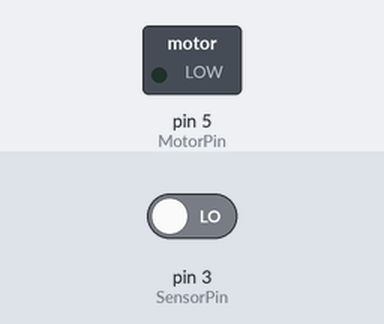
Bench run of a sketch on a simulated Arduino Uno, built with avr-gcc and run on an emulated ATmega328P. Shown: switched loads named in the sketch (green lamp = pin HIGH). Dashed ring = blinking. The test bench sets the inputs (shaded band); at power-on: pin 3 (SensorPin) LOW.

Above: at 1.2 s.
1.3 s: pin 3 (SensorPin) driven HIGH
At 2.09 s:
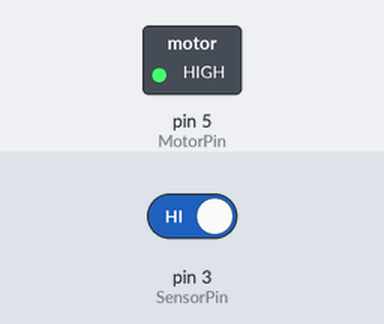
4.3 s: pin 3 (SensorPin) driven LOW
At 4.3 s:
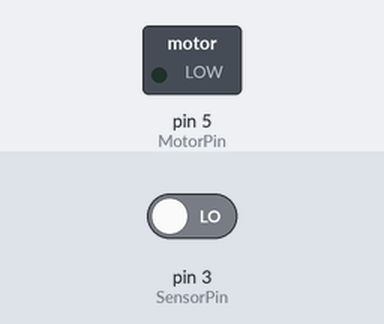
Timing chart, 0 to 7.3 s (numbered marks = the images above; inputs shaded):
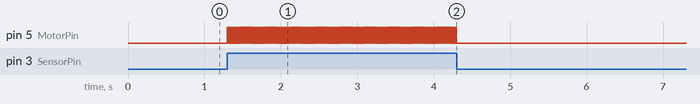

Measured:
- after the input at 1.3 s, pin 5 (MotorPin): alternates HIGH for 0.01 s and LOW for 0.01 s, starting at once
- after the input at 4.3 s, pin 5 (MotorPin): stops changing and stays LOW

The sketch:

SensorMotorToggle.ino
```cpp
#define SensorPin 3
#define MotorPin 5

int motorState = LOW;

void setup() {
  pinMode(SensorPin, INPUT);
  pinMode(MotorPin, OUTPUT);
}

void loop() {
  if (digitalRead(SensorPin)) {
    if (motorState == LOW) {
      motorState = HIGH;
    } else {
      motorState = LOW;
    }
    digitalWrite(MotorPin, motorState);
  }
  delay(10);
}
```
